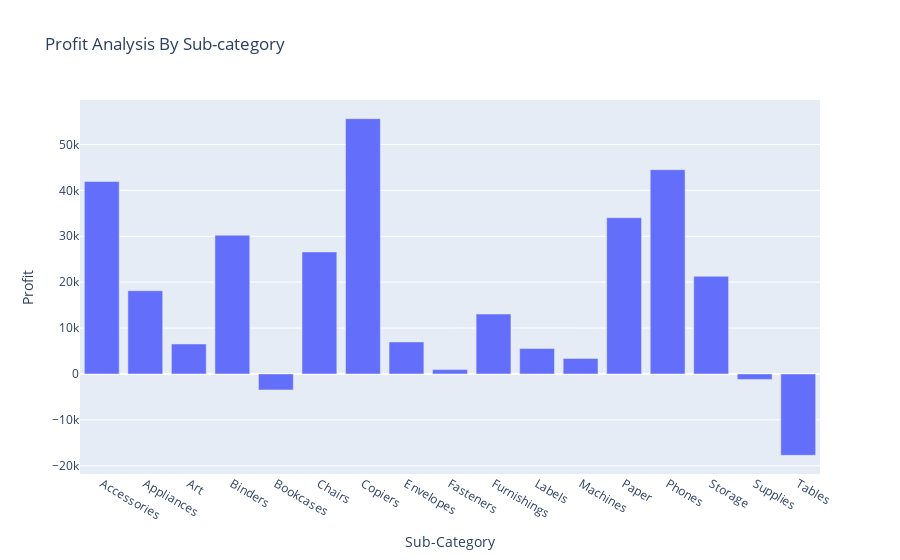

The notebook cell saved with this chart:
### Code cell
fig=px.bar(profit_by_subcategory,
           x='Sub-Category',
           y='Profit',
           title='Profit Analysis By Sub-category')
fig.show()

### Figure 1 — Plotly figure (JSON) as saved in the notebook; plotly's stock layout.template omitted (floating-point values rounded to 4 significant figures)
{"data": [{"alignmentgroup": "True", "hovertemplate": "Sub-Category=%{x}<br>Profit=%{y}<extra></extra>", "legendgroup": "", "marker": {"color": "#636efa", "pattern": {"shape": ""}}, "name": "", "offsetgroup": "", "orientation": "v", "showlegend": false, "textposition": "auto", "type": "bar", "x": ["Accessories", "Appliances", "Art", "Binders", "Bookcases", "Chairs", "Copiers", "Envelopes", "Fasteners", "Furnishings", "Labels", "Machines", "Paper", "Phones", "Storage", "Supplies", "Tables"], "xaxis": "x", "y": [41940.0, 18140.0, 6528.0, 30220.0, -3473.0, 26590.0, 55620.0, 6964.0, 949.5, 13060.0, 5546.0, 3385.0, 34050.0, 44520.0, 21280.0, -1189.0, -17730.0], "yaxis": "y"}], "layout": {"autosize": true, "barmode": "relative", "legend": {"tracegroupgap": 0}, "title": {"text": "Profit Analysis By Sub-category"}, "xaxis": {"anchor": "y", "autorange": true, "domain": [0, 1], "range": [-0.5, 16.5], "title": {"text": "Sub-Category"}, "type": "category"}, "yaxis": {"anchor": "x", "autorange": true, "domain": [0, 1], "range": [-21800.0, 59690.0], "title": {"text": "Profit"}, "type": "linear"}}}
